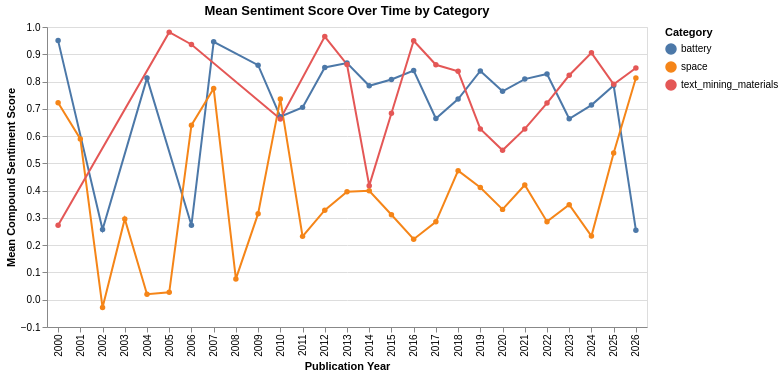

The code cell stored with this chart in its notebook:
### Markdown cell above
The stacked bar chart confirms the sentiment differences across categories at the document level. Battery and text mining materials papers are overwhelmingly positive (~92% and ~95% respectively), with very few negative documents. Space papers tell a different story — while still majority positive (71%), they contain a substantially larger proportion of negative papers, ~23%, visible as the prominent red section. This confirms that space research encompasses a broader emotional range, with a significant share of papers discussing failures, hazards, and technical challenges in genuinely negative terms. This chart provides count-level evidence supporting the mean score differences observed in the previous chart.

### Code cell
# --- Chart: Mean Sentiment Over Publication Years ---
# Has the tone of scientific abstracts changed over time?

sentiment_df['Publication Year'] = pd.to_numeric(sentiment_df['Publication Year'], errors='coerce')
yearly = sentiment_df.dropna(subset=['Publication Year'])
yearly = yearly[yearly['Publication Year'] >= 2000]
yearly_mean = yearly.groupby(['Publication Year', 'category'])['compound'].mean().reset_index()

chart_year = alt.Chart(yearly_mean).mark_line(point=True).encode(
    x=alt.X('Publication Year:O', title='Publication Year'),
    y=alt.Y('compound:Q', title='Mean Compound Sentiment Score'),
    color=alt.Color('category:N', legend=alt.Legend(title='Category')),
    tooltip=['Publication Year', 'category', 'compound']
).properties(
    title='Mean Sentiment Score Over Time by Category',
    width=600,
    height=300
)

chart_year

### Figure 1 — Vega specification as saved in the notebook (floating-point values rounded to 4 significant figures)
{"$schema": "https://vega.github.io/schema/vega/v5.json", "data": [{"name": "source_0", "values": [{"Publication Year": 2000.0, "category": "battery", "compound": 0.9501}, {"Publication Year": 2000.0, "category": "space", "compound": 0.7226}, {"Publication Year": 2000.0, "category": "text_mining_materials", "compound": 0.2732}, {"Publication Year": 2001.0, "category": "space", "compound": 0.5898}, {"Publication Year": 2002.0, "category": "battery", "compound": 0.2573}, {"Publication Year": 2002.0, "category": "space", "compound": -0.02883}, {"Publication Year": 2003.0, "category": "space", "compound": 0.2963}, {"Publication Year": 2004.0, "category": "battery", "compound": 0.8126}, {"Publication Year": 2004.0, "category": "space", "compound": 0.02032}, {"Publication Year": 2005.0, "category": "space", "compound": 0.0271}, {"Publication Year": 2005.0, "category": "text_mining_materials", "compound": 0.9812}, {"Publication Year": 2006.0, "category": "battery", "compound": 0.2732}, {"Publication Year": 2006.0, "category": "space", "compound": 0.64}, {"Publication Year": 2006.0, "category": "text_mining_materials", "compound": 0.936}, {"Publication Year": 2007.0, "category": "battery", "compound": 0.9456}, {"Publication Year": 2007.0, "category": "space", "compound": 0.7742}, {"Publication Year": 2008.0, "category": "space", "compound": 0.07636}, {"Publication Year": 2009.0, "category": "battery", "compound": 0.8601}, {"Publication Year": 2009.0, "category": "space", "compound": 0.3155}, {"Publication Year": 2010.0, "category": "battery", "compound": 0.6709}, {"Publication Year": 2010.0, "category": "space", "compound": 0.7356}, {"Publication Year": 2010.0, "category": "text_mining_materials", "compound": 0.663}, {"Publication Year": 2011.0, "category": "battery", "compound": 0.7053}, {"Publication Year": 2011.0, "category": "space", "compound": 0.2323}, {"Publication Year": 2012.0, "category": "battery", "compound": 0.8516}, {"Publication Year": 2012.0, "category": "space", "compound": 0.3284}, {"Publication Year": 2012.0, "category": "text_mining_materials", "compound": 0.965}, {"Publication Year": 2013.0, "category": "battery", "compound": 0.8676}, {"Publication Year": 2013.0, "category": "space", "compound": 0.3961}, {"Publication Year": 2013.0, "category": "text_mining_materials", "compound": 0.8627}, {"Publication Year": 2014.0, "category": "battery", "compound": 0.7844}, {"Publication Year": 2014.0, "category": "space", "compound": 0.3992}, {"Publication Year": 2014.0, "category": "text_mining_materials", "compound": 0.4183}, {"Publication Year": 2015.0, "category": "battery", "compound": 0.8075}, {"Publication Year": 2015.0, "category": "space", "compound": 0.3114}, {"Publication Year": 2015.0, "category": "text_mining_materials", "compound": 0.6837}, {"Publication Year": 2016.0, "category": "battery", "compound": 0.8404}, {"Publication Year": 2016.0, "category": "space", "compound": 0.2219}, {"Publication Year": 2016.0, "category": "text_mining_materials", "compound": 0.9495}, {"Publication Year": 2017.0, "category": "battery", "compound": 0.6644}, {"Publication Year": 2017.0, "category": "space", "compound": 0.2855}, {"Publication Year": 2017.0, "category": "text_mining_materials", "compound": 0.8615}, {"Publication Year": 2018.0, "category": "battery", "compound": 0.7357}, {"Publication Year": 2018.0, "category": "space", "compound": 0.4732}, {"Publication Year": 2018.0, "category": "text_mining_materials", "compound": 0.8377}, {"Publication Year": 2019.0, "category": "battery", "compound": 0.8389}, {"Publication Year": 2019.0, "category": "space", "compound": 0.4114}, {"Publication Year": 2019.0, "category": "text_mining_materials", "compound": 0.6262}, {"Publication Year": 2020.0, "category": "battery", "compound": 0.7642}, {"Publication Year": 2020.0, "category": "space", "compound": 0.3313}, {"Publication Year": 2020.0, "category": "text_mining_materials", "compound": 0.548}, {"Publication Year": 2021.0, "category": "battery", "compound": 0.809}, {"Publication Year": 2021.0, "category": "space", "compound": 0.4207}, {"Publication Year": 2021.0, "category": "text_mining_materials", "compound": 0.6262}, {"Publication Year": 2022.0, "category": "battery", "compound": 0.8277}, {"Publication Year": 2022.0, "category": "space", "compound": 0.2863}, {"Publication Year": 2022.0, "category": "text_mining_materials", "compound": 0.7209}, {"Publication Year": 2023.0, "category": "battery", "compound": 0.6634}, {"Publication Year": 2023.0, "category": "space", "compound": 0.3483}, {"Publication Year": 2023.0, "category": "text_mining_materials", "compound": 0.823}, {"Publication Year": 2024.0, "category": "battery", "compound": 0.7137}, {"Publication Year": 2024.0, "category": "space", "compound": 0.2333}, {"Publication Year": 2024.0, "category": "text_mining_materials", "compound": 0.9054}, {"Publication Year": 2025.0, "category": "battery", "compound": 0.7852}, {"Publication Year": 2025.0, "category": "space", "compound": 0.538}, {"Publication Year": 2025.0, "category": "text_mining_materials", "compound": 0.7901}, {"Publication Year": 2026.0, "category": "battery", "compound": 0.255}, {"Publication Year": 2026.0, "category": "space", "compound": 0.8131}, {"Publication Year": 2026.0, "category": "text_mining_materials", "compound": 0.8497}]}, {"name": "data_0", "values": [{"Publication Year": 2000.0, "category": "battery", "compound": 0.9501}, {"Publication Year": 2000.0, "category": "space", "compound": 0.7226}, {"Publication Year": 2000.0, "category": "text_mining_materials", "compound": 0.2732}, {"Publication Year": 2001.0, "category": "space", "compound": 0.5898}, {"Publication Year": 2002.0, "category": "battery", "compound": 0.2573}, {"Publication Year": 2002.0, "category": "space", "compound": -0.02883}, {"Publication Year": 2003.0, "category": "space", "compound": 0.2963}, {"Publication Year": 2004.0, "category": "battery", "compound": 0.8126}, {"Publication Year": 2004.0, "category": "space", "compound": 0.02032}, {"Publication Year": 2005.0, "category": "space", "compound": 0.0271}, {"Publication Year": 2005.0, "category": "text_mining_materials", "compound": 0.9812}, {"Publication Year": 2006.0, "category": "battery", "compound": 0.2732}, {"Publication Year": 2006.0, "category": "space", "compound": 0.64}, {"Publication Year": 2006.0, "category": "text_mining_materials", "compound": 0.936}, {"Publication Year": 2007.0, "category": "battery", "compound": 0.9456}, {"Publication Year": 2007.0, "category": "space", "compound": 0.7742}, {"Publication Year": 2008.0, "category": "space", "compound": 0.07636}, {"Publication Year": 2009.0, "category": "battery", "compound": 0.8601}, {"Publication Year": 2009.0, "category": "space", "compound": 0.3155}, {"Publication Year": 2010.0, "category": "battery", "compound": 0.6709}, {"Publication Year": 2010.0, "category": "space", "compound": 0.7356}, {"Publication Year": 2010.0, "category": "text_mining_materials", "compound": 0.663}, {"Publication Year": 2011.0, "category": "battery", "compound": 0.7053}, {"Publication Year": 2011.0, "category": "space", "compound": 0.2323}, {"Publication Year": 2012.0, "category": "battery", "compound": 0.8516}, {"Publication Year": 2012.0, "category": "space", "compound": 0.3284}, {"Publication Year": 2012.0, "category": "text_mining_materials", "compound": 0.965}, {"Publication Year": 2013.0, "category": "battery", "compound": 0.8676}, {"Publication Year": 2013.0, "category": "space", "compound": 0.3961}, {"Publication Year": 2013.0, "category": "text_mining_materials", "compound": 0.8627}, {"Publication Year": 2014.0, "category": "battery", "compound": 0.7844}, {"Publication Year": 2014.0, "category": "space", "compound": 0.3992}, {"Publication Year": 2014.0, "category": "text_mining_materials", "compound": 0.4183}, {"Publication Year": 2015.0, "category": "battery", "compound": 0.8075}, {"Publication Year": 2015.0, "category": "space", "compound": 0.3114}, {"Publication Year": 2015.0, "category": "text_mining_materials", "compound": 0.6837}, {"Publication Year": 2016.0, "category": "battery", "compound": 0.8404}, {"Publication Year": 2016.0, "category": "space", "compound": 0.2219}, {"Publication Year": 2016.0, "category": "text_mining_materials", "compound": 0.9495}, {"Publication Year": 2017.0, "category": "battery", "compound": 0.6644}, {"Publication Year": 2017.0, "category": "space", "compound": 0.2855}, {"Publication Year": 2017.0, "category": "text_mining_materials", "compound": 0.8615}, {"Publication Year": 2018.0, "category": "battery", "compound": 0.7357}, {"Publication Year": 2018.0, "category": "space", "compound": 0.4732}, {"Publication Year": 2018.0, "category": "text_mining_materials", "compound": 0.8377}, {"Publication Year": 2019.0, "category": "battery", "compound": 0.8389}, {"Publication Year": 2019.0, "category": "space", "compound": 0.4114}, {"Publication Year": 2019.0, "category": "text_mining_materials", "compound": 0.6262}, {"Publication Year": 2020.0, "category": "battery", "compound": 0.7642}, {"Publication Year": 2020.0, "category": "space", "compound": 0.3313}, {"Publication Year": 2020.0, "category": "text_mining_materials", "compound": 0.548}, {"Publication Year": 2021.0, "category": "battery", "compound": 0.809}, {"Publication Year": 2021.0, "category": "space", "compound": 0.4207}, {"Publication Year": 2021.0, "category": "text_mining_materials", "compound": 0.6262}, {"Publication Year": 2022.0, "category": "battery", "compound": 0.8277}, {"Publication Year": 2022.0, "category": "space", "compound": 0.2863}, {"Publication Year": 2022.0, "category": "text_mining_materials", "compound": 0.7209}, {"Publication Year": 2023.0, "category": "battery", "compound": 0.6634}, {"Publication Year": 2023.0, "category": "space", "compound": 0.3483}, {"Publication Year": 2023.0, "category": "text_mining_materials", "compound": 0.823}, {"Publication Year": 2024.0, "category": "battery", "compound": 0.7137}, {"Publication Year": 2024.0, "category": "space", "compound": 0.2333}, {"Publication Year": 2024.0, "category": "text_mining_materials", "compound": 0.9054}, {"Publication Year": 2025.0, "category": "battery", "compound": 0.7852}, {"Publication Year": 2025.0, "category": "space", "compound": 0.538}, {"Publication Year": 2025.0, "category": "text_mining_materials", "compound": 0.7901}, {"Publication Year": 2026.0, "category": "battery", "compound": 0.255}, {"Publication Year": 2026.0, "category": "space", "compound": 0.8131}, {"Publication Year": 2026.0, "category": "text_mining_materials", "compound": 0.8497}]}, {"name": "source_0_x_domain_Publication Year_0", "values": [{"Publication Year": 2000.0}, {"Publication Year": 2001.0}, {"Publication Year": 2002.0}, {"Publication Year": 2003.0}, {"Publication Year": 2004.0}, {"Publication Year": 2005.0}, {"Publication Year": 2006.0}, {"Publication Year": 2007.0}, {"Publication Year": 2008.0}, {"Publication Year": 2009.0}, {"Publication Year": 2010.0}, {"Publication Year": 2011.0}, {"Publication Year": 2012.0}, {"Publication Year": 2013.0}, {"Publication Year": 2014.0}, {"Publication Year": 2015.0}, {"Publication Year": 2016.0}, {"Publication Year": 2017.0}, {"Publication Year": 2018.0}, {"Publication Year": 2019.0}, {"Publication Year": 2020.0}, {"Publication Year": 2021.0}, {"Publication Year": 2022.0}, {"Publication Year": 2023.0}, {"Publication Year": 2024.0}, {"Publication Year": 2025.0}, {"Publication Year": 2026.0}]}, {"name": "data_0_x_domain_Publication Year_1", "values": [{"Publication Year": 2000.0}, {"Publication Year": 2001.0}, {"Publication Year": 2002.0}, {"Publication Year": 2003.0}, {"Publication Year": 2004.0}, {"Publication Year": 2005.0}, {"Publication Year": 2006.0}, {"Publication Year": 2007.0}, {"Publication Year": 2008.0}, {"Publication Year": 2009.0}, {"Publication Year": 2010.0}, {"Publication Year": 2011.0}, {"Publication Year": 2012.0}, {"Publication Year": 2013.0}, {"Publication Year": 2014.0}, {"Publication Year": 2015.0}, {"Publication Year": 2016.0}, {"Publication Year": 2017.0}, {"Publication Year": 2018.0}, {"Publication Year": 2019.0}, {"Publication Year": 2020.0}, {"Publication Year": 2021.0}, {"Publication Year": 2022.0}, {"Publication Year": 2023.0}, {"Publication Year": 2024.0}, {"Publication Year": 2025.0}, {"Publication Year": 2026.0}]}, {"name": "source_0_color_domain_category_0", "values": [{"category": "battery"}, {"category": "space"}, {"category": "text_mining_materials"}]}, {"name": "data_0_color_domain_category_1", "values": [{"category": "battery"}, {"category": "space"}, {"category": "text_mining_materials"}]}], "marks": [{"type": "group", "name": "layer_0_pathgroup", "from": {"facet": {"data": "source_0", "name": "faceted_path_layer_0_main", "groupby": ["category"]}}, "encode": {"update": {"width": {"field": {"signal": null, "datum": null, "group": "width", "parent": null}}, "height": {"field": {"signal": null, "datum": null, "group": "height", "parent": null}}}}, "marks": [{"type": "line", "name": "layer_0_marks", "from": {"data": "faceted_path_layer_0_main"}, "sort": {"field": "x"}, "encode": {"update": {"y": {"field": "compound", "scale": "y"}, "tooltip": {"signal": "{\"Publication Year\": format(datum[\"Publication Year\"], \"\"), \"category\": isValid(datum[\"category\"]) ? datum[\"category\"] : \"\"+datum[\"category\"], \"compound\": format(datum[\"compound\"], \"\")}"}, "stroke": {"field": "category", "scale": "color"}, "defined": {"signal": "isValid(datum[\"compound\"]) && isFinite(+datum[\"compound\"])"}, "x": {"field": "Publication Year", "scale": "x"}}}, "style": ["line"]}]}, {"type": "symbol", "name": "layer_1_marks", "from": {"data": "data_0"}, "encode": {"update": {"x": {"field": "Publication Year", "scale": "x"}, "y": {"field": "compound", "scale": "y"}, "opacity": {"value": 1}, "fill": {"field": "category", "scale": "color"}, "tooltip": {"signal": "{\"Publication Year\": format(datum[\"Publication Year\"], \"\"), \"category\": isValid(datum[\"category\"]) ? datum[\"category\"] : \"\"+datum[\"category\"], \"compound\": format(datum[\"compound\"], \"\")}"}}}, "style": ["point"]}], "scales": [{"name": "x", "type": "point", "domain": {"fields": [{"data": "source_0_x_domain_Publication Year_0", "field": "Publication Year"}, {"data": "data_0_x_domain_Publication Year_1", "field": "Publication Year"}], "sort": true}, "range": [0, {"signal": "width"}], "padding": 0.5}, {"name": "y", "type": "linear", "domain": {"fields": [{"data": "source_0", "field": "compound"}, {"data": "data_0", "field": "compound"}]}, "range": [{"signal": "height"}, 0], "zero": true, "nice": true}, {"name": "color", "type": "ordinal", "domain": {"fields": [{"data": "source_0_color_domain_category_0", "field": "category"}, {"data": "data_0_color_domain_category_1", "field": "category"}], "sort": true}, "range": "category"}], "axes": [{"scale": "y", "ticks": false, "domain": false, "gridScale": "x", "grid": true, "zindex": 0, "orient": "left", "labels": false, "minExtent": 0, "aria": false, "tickCount": {"signal": "ceil(height/40)"}, "maxExtent": 0}, {"scale": "x", "labelAlign": "right", "zindex": 0, "grid": false, "orient": "bottom", "title": "Publication Year", "labelAngle": 270, "labelBaseline": "middle"}, {"scale": "y", "orient": "left", "labelOverlap": true, "grid": false, "tickCount": {"signal": "ceil(height/40)"}, "zindex": 0, "title": "Mean Compound Sentiment Score"}], "title": {"text": "Mean Sentiment Score Over Time by Category", "frame": "group"}, "legends": [{"title": "Category", "stroke": "color", "symbolType": "circle", "fill": "color", "encode": {"symbols": {"update": {"opacity": {"value": 1}}}}}], "width": 600, "background": "white", "style": "cell", "padding": 5, "height": 300}
